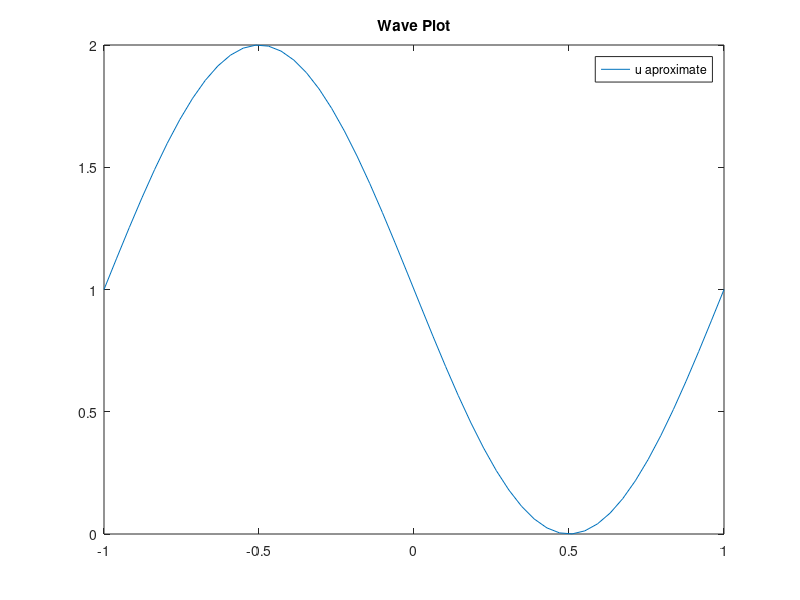

This figure's MATLAB source: (Note: this script raises an error after producing the figure.)
%% Main

% Init
a = 1.1;
b = 0.05;
t_end = 0.5;
Nx = 50; % 20, 50, 100, 200, 400.
dx = 2/(Nx-1);
dt = 0.5/250; % 250 time steps until t_end
u_0 = @(x) 1 - sin(pi*x);
u_l = 1; % alpha
u_r = 1; % beta

% Help variables
alpha = a * dt / (4*dx);
beta  = b * dt / (2*dx^2);

% Construct matrix RHS
main_diag = ones(Nx, 1) * (1 - 2 * beta);
lower_diag = ones(Nx-1, 1) * (alpha + beta);
upper_diag = -ones(Nx-1, 1) * (alpha - beta);
main_diag(1) = 1;
upper_diag(1) = 0;
lower_diag(end) = 0;
main_diag(end) = 1;
RHS = diag(main_diag) + ...
      diag(lower_diag, -1) + ...
      diag(upper_diag, 1);

updateU = @(u) thomasAlg([-(alpha + beta)*ones(1,Nx-2),0], ...
                        [1,(1+2*beta)*ones(1,Nx-2),1], ...
                        [0,(alpha-beta)*ones(1,Nx-2)], ...
                        RHS*u);

x = linspace(-1,1,Nx)';
u_approx = u_0(x);
p = plot(x,u_approx);
xlim([-1,1]);
legend('u aproximate','u exact');
title("Wave Plot");
drawnow
for t = 0:dt:t_end
    u_exact = u_xt(x,t,a,b,25);
    u_approx = updateU(u_approx);
    p = plot(x,u_approx,x,u_exact);
    xlim([-1,1]);
    legend('u aproximate','u exact');
    title("Wave Plot");
    drawnow
    
end
